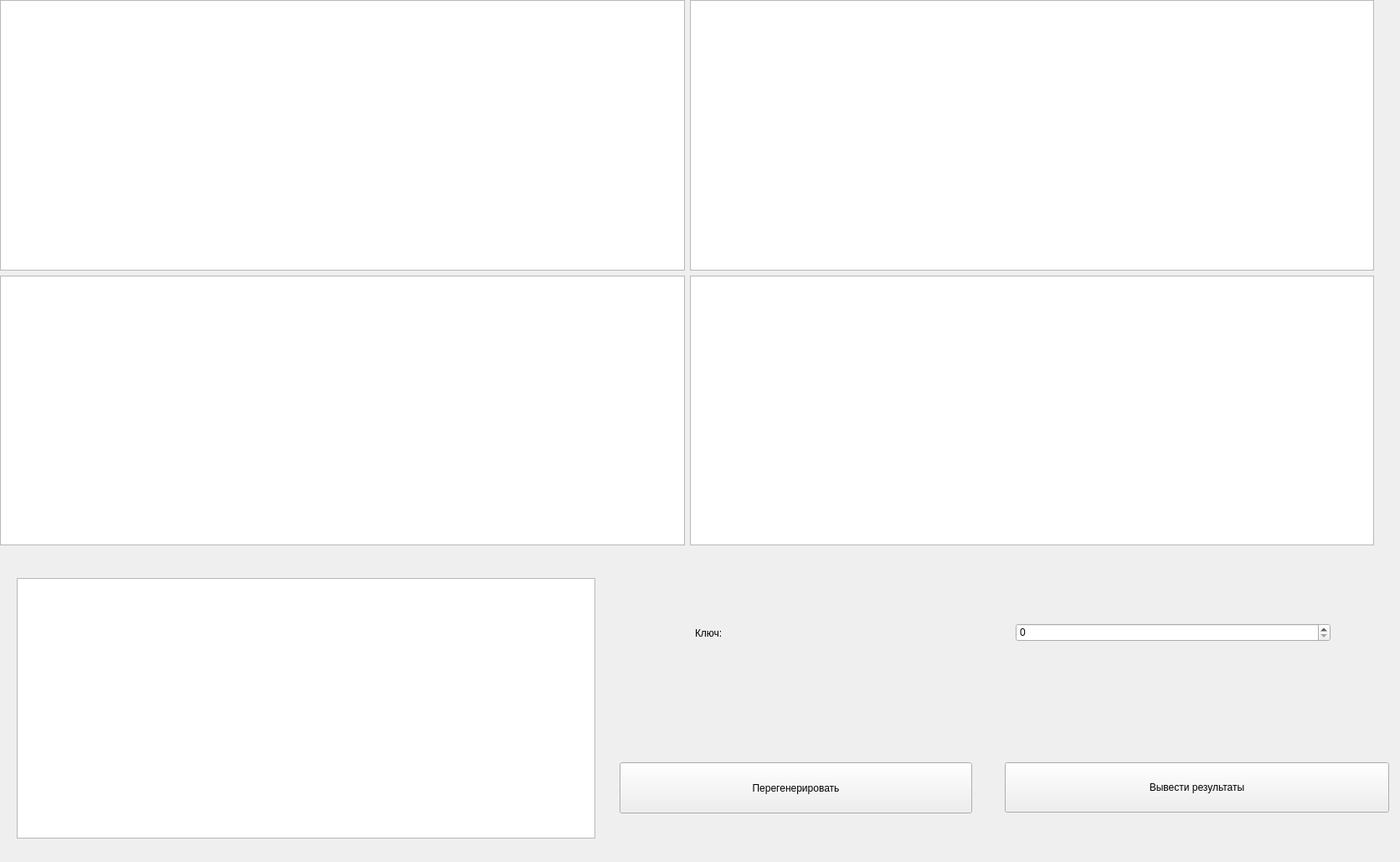
<?xml version="1.0" encoding="UTF-8"?>
<ui version="4.0">
 <class>MainWindow</class>
 <widget class="QMainWindow" name="MainWindow">
  <property name="geometry">
   <rect>
    <x>0</x>
    <y>0</y>
    <width>1672</width>
    <height>1029</height>
   </rect>
  </property>
  <property name="windowTitle">
   <string>MainWindow</string>
  </property>
  <property name="styleSheet">
   <string notr="true">color: rgb(0, 0, 0);
font: 700 italic 15pt &quot;Ubuntu&quot;;</string>
  </property>
  <widget class="QWidget" name="centralwidget">
   <widget class="QGraphicsView" name="graphicsView">
    <property name="geometry">
     <rect>
      <x>20</x>
      <y>690</y>
      <width>691</width>
      <height>311</height>
     </rect>
    </property>
   </widget>
   <widget class="QPushButton" name="bnt_regen">
    <property name="geometry">
     <rect>
      <x>740</x>
      <y>910</y>
      <width>421</width>
      <height>61</height>
     </rect>
    </property>
    <property name="text">
     <string>Перегенерировать</string>
    </property>
   </widget>
   <widget class="QWidget" name="layoutWidget">
    <property name="geometry">
     <rect>
      <x>830</x>
      <y>660</y>
      <width>759</width>
      <height>191</height>
     </rect>
    </property>
    <layout class="QHBoxLayout" name="horizontalLayout">
     <item>
      <widget class="QLabel" name="label">
       <property name="text">
        <string>Ключ:</string>
       </property>
      </widget>
     </item>
     <item>
      <widget class="QSpinBox" name="spinBox">
       <property name="maximum">
        <number>1000</number>
       </property>
      </widget>
     </item>
    </layout>
   </widget>
   <widget class="QWidget" name="layoutWidget">
    <property name="geometry">
     <rect>
      <x>0</x>
      <y>0</y>
      <width>1641</width>
      <height>651</height>
     </rect>
    </property>
    <layout class="QVBoxLayout" name="verticalLayout">
     <item>
      <layout class="QHBoxLayout" name="horizontalLayout_3">
       <item>
        <widget class="QTableWidget" name="tableWidget16"/>
       </item>
       <item>
        <widget class="QTableWidget" name="tableWidget64"/>
       </item>
      </layout>
     </item>
     <item>
      <layout class="QHBoxLayout" name="horizontalLayout_2">
       <item>
        <widget class="QTableWidget" name="tableWidget128"/>
       </item>
       <item>
        <widget class="QTableWidget" name="tableWidget2048"/>
       </item>
      </layout>
     </item>
    </layout>
   </widget>
   <widget class="QPushButton" name="bnt_printResult">
    <property name="geometry">
     <rect>
      <x>1200</x>
      <y>910</y>
      <width>459</width>
      <height>60</height>
     </rect>
    </property>
    <property name="text">
     <string>Вывести результаты</string>
    </property>
   </widget>
  </widget>
 </widget>
 <resources/>
 <connections/>
</ui>
